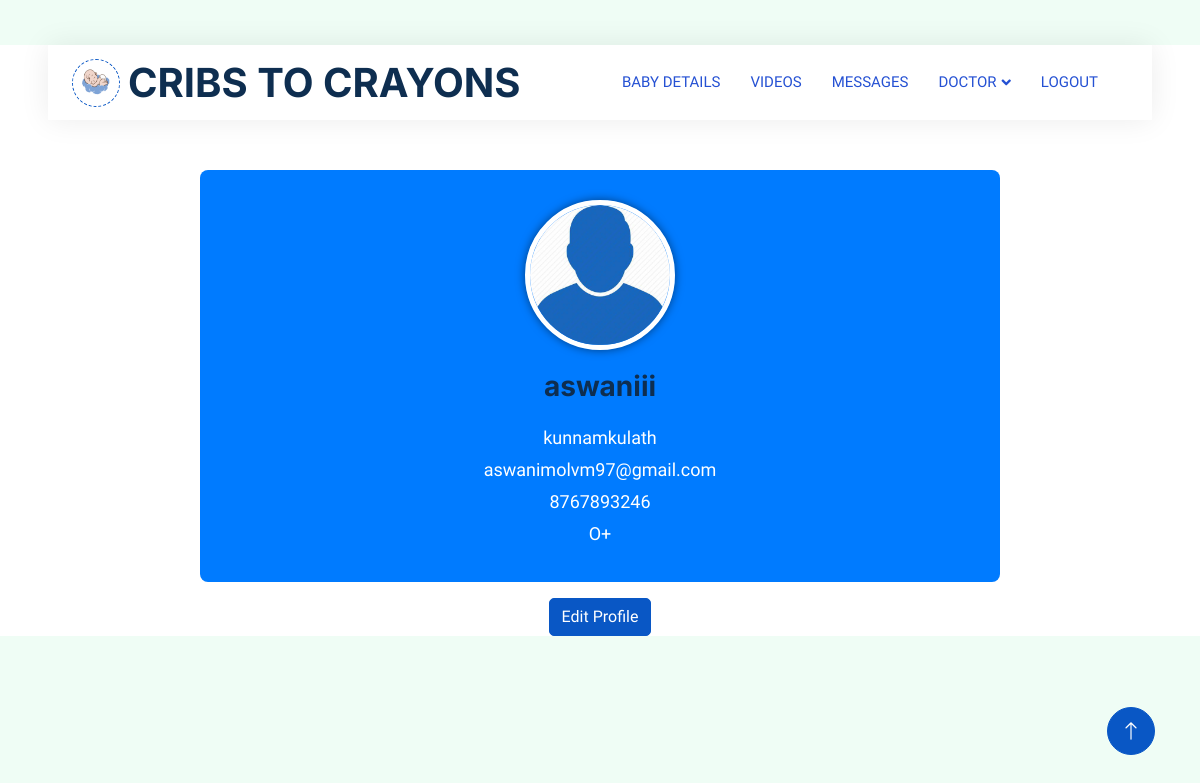
The app's page /parentprofile (signed in) with its own data.
### app1/models.py (models this page shows, shortened)
class Parent(models.Model):
    login_id=models.ForeignKey(LoginUser,on_delete=models.CASCADE)
    hospital_id=models.ForeignKey(Hospital,on_delete=models.CASCADE)
    parent_name=models.CharField(max_length=20)
    Address=models.CharField(max_length=50)
    Email=models.EmailField()
    phone=models.IntegerField()
    blood_group=models.CharField(max_length=10)
    baby_status=models.CharField(max_length=50,null=True, blank=True,)

### app1/views.py (the view)
# urls.py: path('parentprofile',views.parent_profile,name="parentprofile"),
@login_required(login_url=login)
def parent_profile(request):
    log_id=LoginUser.objects.get(id=request.user.id)
    parent=Parent.objects.get(login_id=log_id)
    context={
        'parent':parent
    }
    return render(request,'Parent/parentprofile.html',context)

### template/Parent/parentprofile.html (shortened to what this page needs)
<!DOCTYPE html>
<html lang="en">
{% load static %}
<head>
    <link href="https://cdnjs.cloudflare.com/ajax/libs/font-awesome/5.10.0/css/all.min.css" rel="stylesheet">
    <link href="https://cdn.jsdelivr.net/npm/bootstrap-icons@1.4.1/font/bootstrap-icons.css" rel="stylesheet">
    <link href="{% static 'js/animate.min.css' %}" rel="stylesheet">
    <link href="{% static 'js/owl.carousel.min.css' %}" rel="stylesheet">
    <link href="{% static 'css/bootstrap.min.css' %}" rel="stylesheet">
    <link href="{% static 'css/style.css' %}" rel="stylesheet">
</head>
<body>
    <div class="container-xxl bg-white p-0">
        <div class="container-fluid nav-bar bg-transparent">
            <nav class="navbar navbar-expand-lg bg-white navbar-light py-0 px-4">
                <a href="" class="navbar-brand d-flex align-items-center text-center">
                    <div class="icon p-2 me-2">
                        <img class="img-fluid" src="{% static 'img/logo.gif' %}" alt="Icon" style="width: 30px; height: 30px;">
                    </div>
                    <h1 class="m-0 " >CRIBS TO CRAYONS</h1>
                </a>
                <div class="collapse navbar-collapse" id="navbarCollapse">
                    <div class="navbar-nav ms-auto">
                        <a href="{% url 'babydetails' %}" class="nav-item nav-link">BABY DETAILS</a>
                        <a href="{% url 'pviewvideos' %}" class="nav-item nav-link">VIDEOS</a>
                        <a href="{% url 'chatnutritionist' %}" class="nav-item nav-link">MESSAGES</a>
                        <div class="nav-item dropdown">
                            <a href="#" class="nav-link dropdown-toggle" data-bs-toggle="dropdown">DOCTOR</a>
                        </div>
                    <a href="{% url 'login'%}" class="nav-item nav-link" >LOGOUT</a>
                  </div>
                </div>
            </nav>
        </div>
<div class="profile-container">
  <div class="profile-header text-center">
    <img src="{% static 'img/person.jpeg'%}" alt="Profile Picture" class="profile-picture">
    <h1 class="profile-name">{{ parent.parent_name }}</h1>
    <div class="profile-details">
      <p>{{ parent.Address }}</p>
      <p>{{ parent.Email }}</p>
      <p>{{ parent.phone }}</p>
      <p>{{ parent.blood_group}}</p>
    </div>
  </div>
  <div class="text-center mt-3">
    <a href="{% url 'editparentprofile'%}" class="btn btn-primary">Edit Profile</a>
  </div>
</div>
<a href="#" class="btn btn-lg btn-primary btn-lg-square back-to-top"><i class="bi bi-arrow-up"></i></a>
</div>
</body>
</html>

### static/css/style.css (style rules this page uses)
:root { --primary: #0957c5; --secondary: #2264ff; --light: #EFFDF5; --dark: #2551d3; }
.back-to-top { position: fixed; display: none; right: 45px; bottom: 45px; z-index: 99; }
.btn { transition: .5s; }
.btn.btn-primary, .btn.btn-secondary { color: #FFFFFF; }
.btn-lg-square { width: 48px; height: 48px; }
.btn-square, .btn-sm-square, .btn-lg-square { padding: 0; display: flex; align-items: center; justify-content: center; font-weight: normal; border-radius: 50px; }
.nav-bar { position: relative; margin-top: 45px; padding: 0 3rem; transition: .5s; z-index: 9999; }
.navbar { box-shadow: 0 0 30px rgba(0, 0, 0, .08); }
.navbar .dropdown-toggle::after { border: none; content: "\f107"; font-family: "Font Awesome 5 Free"; font-weight: 900; vertical-align: middle; margin-left: 5px; transition: .5s; }
.navbar-light .navbar-nav .nav-link { margin-right: 30px; padding: 25px 0; color: #5288e0; font-size: 15px; text-transform: uppercase; outline: none; }
.navbar-light .navbar-brand { height: 75px; }
.navbar-light .navbar-nav .nav-link { color: var(--dark); font-weight: 500; }
.icon { padding: 15px; display: inline-flex; align-items: center; justify-content: center; background: #FFFFFF !important; border-radius: 50px; border: 1px dashed var(--primary) !important; }

### template/Parent/parentprofile.html (style rules this page uses)
.profile-container { max-width: 800px; margin: 50px auto; }
.profile-header { background-color: #007bff; color: #fff; padding: 30px 20px; border-radius: 8px; }
.profile-picture { width: 150px; height: 150px; border-radius: 50%; border: 5px solid #fff; box-shadow: 0px 0px 10px rgba(0, 0, 0, 0.5); }
.profile-name { font-size: 28px; margin-top: 20px; }
.profile-details { margin-top: 20px; }
.profile-details p { font-size: 18px; margin-bottom: 5px; }

### records on screen
Parent: parent_name "aswaniii", Address "kunnamkulath", Email "aswanimolvm97@gmail.com", phone "8767893246", blood_group "O+"
